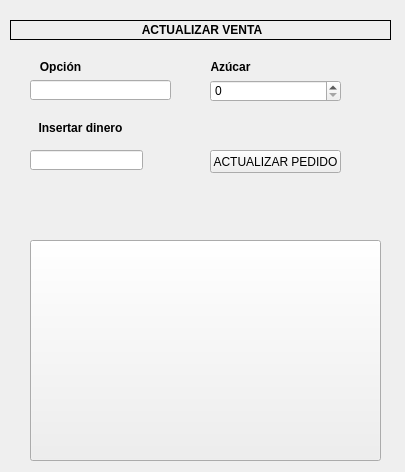
<?xml version="1.0" encoding="UTF-8"?>
<ui version="4.0">
 <class>Editar_cafe</class>
 <widget class="QWidget" name="Editar_cafe">
  <property name="geometry">
   <rect>
    <x>0</x>
    <y>0</y>
    <width>405</width>
    <height>472</height>
   </rect>
  </property>
  <property name="windowTitle">
   <string>Editar</string>
  </property>
  <widget class="QLabel" name="label">
   <property name="geometry">
    <rect>
     <x>10</x>
     <y>20</y>
     <width>381</width>
     <height>20</height>
    </rect>
   </property>
   <property name="frameShape">
    <enum>QFrame::Box</enum>
   </property>
   <property name="text">
    <string>&lt;html&gt;&lt;head/&gt;&lt;body&gt;&lt;p align=&quot;center&quot;&gt;&lt;span style=&quot; font-weight:600;&quot;&gt;ACTUALIZAR VENTA&lt;/span&gt;&lt;/p&gt;&lt;/body&gt;&lt;/html&gt;</string>
   </property>
  </widget>
  <widget class="QLabel" name="label_2">
   <property name="geometry">
    <rect>
     <x>30</x>
     <y>60</y>
     <width>61</width>
     <height>13</height>
    </rect>
   </property>
   <property name="text">
    <string>&lt;html&gt;&lt;head/&gt;&lt;body&gt;&lt;p align=&quot;center&quot;&gt;&lt;span style=&quot; font-weight:600;&quot;&gt;Opción&lt;/span&gt;&lt;/p&gt;&lt;/body&gt;&lt;/html&gt;</string>
   </property>
  </widget>
  <widget class="QLineEdit" name="lineEdit">
   <property name="geometry">
    <rect>
     <x>30</x>
     <y>80</y>
     <width>141</width>
     <height>20</height>
    </rect>
   </property>
  </widget>
  <widget class="QLabel" name="label_3">
   <property name="geometry">
    <rect>
     <x>200</x>
     <y>60</y>
     <width>61</width>
     <height>13</height>
    </rect>
   </property>
   <property name="text">
    <string>&lt;html&gt;&lt;head/&gt;&lt;body&gt;&lt;p align=&quot;center&quot;&gt;&lt;span style=&quot; font-weight:600;&quot;&gt;Azúcar&lt;/span&gt;&lt;/p&gt;&lt;/body&gt;&lt;/html&gt;</string>
   </property>
  </widget>
  <widget class="QLabel" name="label_4">
   <property name="geometry">
    <rect>
     <x>30</x>
     <y>120</y>
     <width>101</width>
     <height>16</height>
    </rect>
   </property>
   <property name="text">
    <string>&lt;html&gt;&lt;head/&gt;&lt;body&gt;&lt;p align=&quot;center&quot;&gt;&lt;span style=&quot; font-weight:600;&quot;&gt;Insertar dinero&lt;/span&gt;&lt;/p&gt;&lt;/body&gt;&lt;/html&gt;</string>
   </property>
  </widget>
  <widget class="QLineEdit" name="lineEdit_2">
   <property name="geometry">
    <rect>
     <x>30</x>
     <y>150</y>
     <width>113</width>
     <height>20</height>
    </rect>
   </property>
  </widget>
  <widget class="QPushButton" name="pushButton">
   <property name="geometry">
    <rect>
     <x>30</x>
     <y>240</y>
     <width>351</width>
     <height>221</height>
    </rect>
   </property>
   <property name="text">
    <string/>
   </property>
   <property name="icon">
    <iconset>
     <normaloff>../assets/icons/d4f92fcbc29641d2047134b342911688.jpg</normaloff>../assets/icons/d4f92fcbc29641d2047134b342911688.jpg</iconset>
   </property>
   <property name="iconSize">
    <size>
     <width>400</width>
     <height>400</height>
    </size>
   </property>
  </widget>
  <widget class="QSpinBox" name="spinBox">
   <property name="geometry">
    <rect>
     <x>210</x>
     <y>80</y>
     <width>131</width>
     <height>22</height>
    </rect>
   </property>
  </widget>
  <widget class="QPushButton" name="pushButton_2">
   <property name="geometry">
    <rect>
     <x>210</x>
     <y>150</y>
     <width>131</width>
     <height>23</height>
    </rect>
   </property>
   <property name="text">
    <string>ACTUALIZAR PEDIDO</string>
   </property>
   <property name="icon">
    <iconset>
     <normaloff>../assets/icons/confirmar.png</normaloff>../assets/icons/confirmar.png</iconset>
   </property>
  </widget>
 </widget>
 <resources/>
 <connections/>
</ui>
